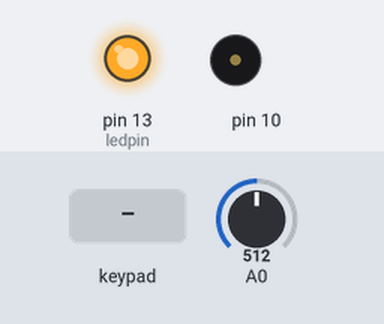
Recording of a sketch running on a simulated Arduino Uno, built with avr-gcc and run on an emulated ATmega328P. Parts: output pins drawn as LEDs (lit = HIGH), buzzer (waves = sounding). The test bench sets the inputs (shaded band); at power-on: A0 = 512. What the sketch prints to the serial monitor is not drawn.

Above: at 1.2 s.
1.3 s: keypad keys 2 3 4 5 pressed 0.4 s apart
At 2.32 s:
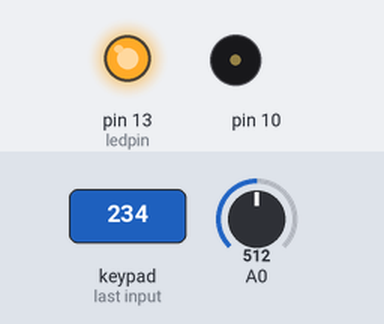
6.6 s: key '1' pressed
At 7.7 s:
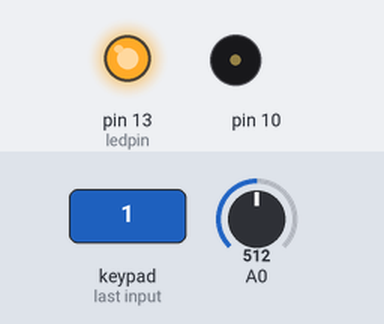
Timing chart, 0 to 9.6 s (numbered marks = the images above; inputs shaded):
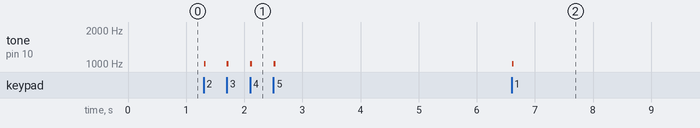

Measured:
- after the input at 1.3 s, tone on pin 10: alternates 1010 Hz for 0.03 s and silent for 0.37 s, 8 changes in all, then stays silent, starting at once
- after the input at 6.6 s, tone on pin 10: silent → 1010 Hz at once, → silent 0.03 s later

The sketch:

sketch_CrackDeck_Mic.ino
```cpp
#include <Keypad.h>

const byte ROWS = 4;
const byte COLS = 4;
const int ledpin = 13;

// Keypad setup
char keys[ROWS][COLS] = {
  {'1','2','3','C'},
  {'4','5','6','D'},
  {'7','8','9','B'},
  {'*','0','#','A'}
};
byte rowPins[ROWS] = {2,3,4,5};
byte colPins[COLS] = {6,7,8,9};
Keypad keypad = Keypad(makeKeymap(keys), rowPins, colPins, ROWS, COLS);

// Audio timing
unsigned long lastAudio = 0;
const int audioInterval = 1; // 1 ms ~1 kHz sample rate

void setup(){
  pinMode(ledpin, OUTPUT);
  digitalWrite(ledpin, HIGH);
  Serial.begin(115200); // fast enough for audio + buttons
}

void loop(){
  unsigned long now = millis();

  // 1️⃣ Send audio every ~1 ms
  if(now - lastAudio >= audioInterval){
    lastAudio = now;
    byte audioSample = analogRead(A0) >> 2; // convert 10-bit -> 8-bit
    Serial.write(0xAA);                     // audio tag
    Serial.write(audioSample);              // audio byte
  }

  // 2️⃣ Check keypad continuously
  char k = keypad.getKey();
  if(k){
    Serial.write(0xBB); // button tag
    Serial.write(k);    // button byte
    tone(10, 1010, 30); // short beep
  }
}
```
